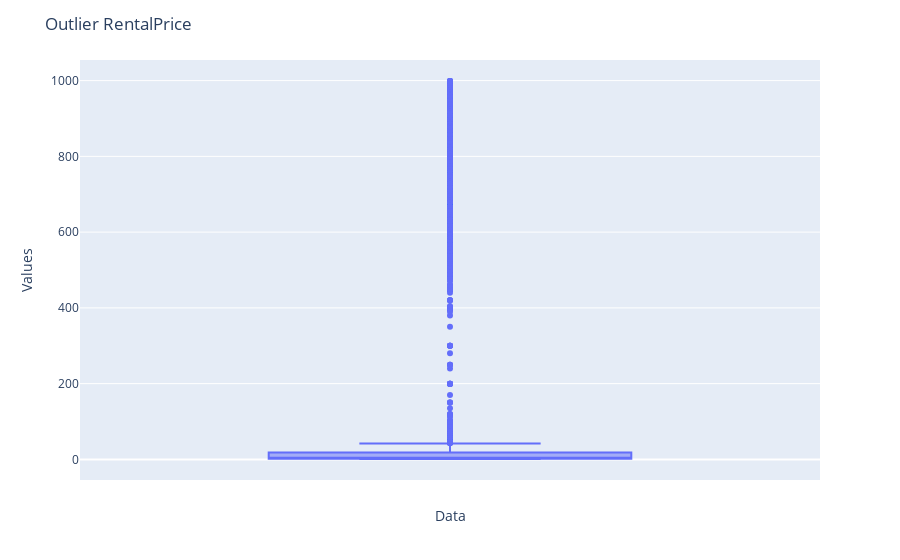

Notebook code cell kept with this figure:
### Code cell
fig = px.box(
    df["listing.pricingInfo.rentalPrice"], y=df["listing.pricingInfo.rentalPrice"]
)
fig.update_layout(
    title="Outlier RentalPrice",
    xaxis=dict(title="Data"),
    yaxis=dict(title="Values"),
    boxmode="group",
    showlegend=False,
)
fig.show()

### Figure 1 — Plotly figure (JSON) as saved in the notebook; plotly's stock layout.template omitted (floating-point values rounded to 4 significant figures; data arrays with more than 128 entries replaced by an {"elided": "..."} marker saying what was removed)
{"data": [{"alignmentgroup": "True", "hovertemplate": "y=%{y}<extra></extra>", "legendgroup": "", "marker": {"color": "#636efa"}, "name": "", "notched": false, "offsetgroup": "", "orientation": "v", "showlegend": false, "type": "box", "x0": " ", "xaxis": "x", "y": {"elided": "15141 float values"}, "y0": " ", "yaxis": "y"}], "layout": {"autosize": true, "boxmode": "group", "legend": {"tracegroupgap": 0}, "margin": {"t": 60}, "showlegend": false, "title": {"text": "Outlier RentalPrice"}, "xaxis": {"anchor": "y", "autorange": true, "domain": [0, 1], "range": [-0.5, 0.5], "title": {"text": "Data"}, "type": "category"}, "yaxis": {"anchor": "x", "autorange": true, "domain": [0, 1], "range": [-54.44, 1054.0], "title": {"text": "Values"}, "type": "linear"}}}
